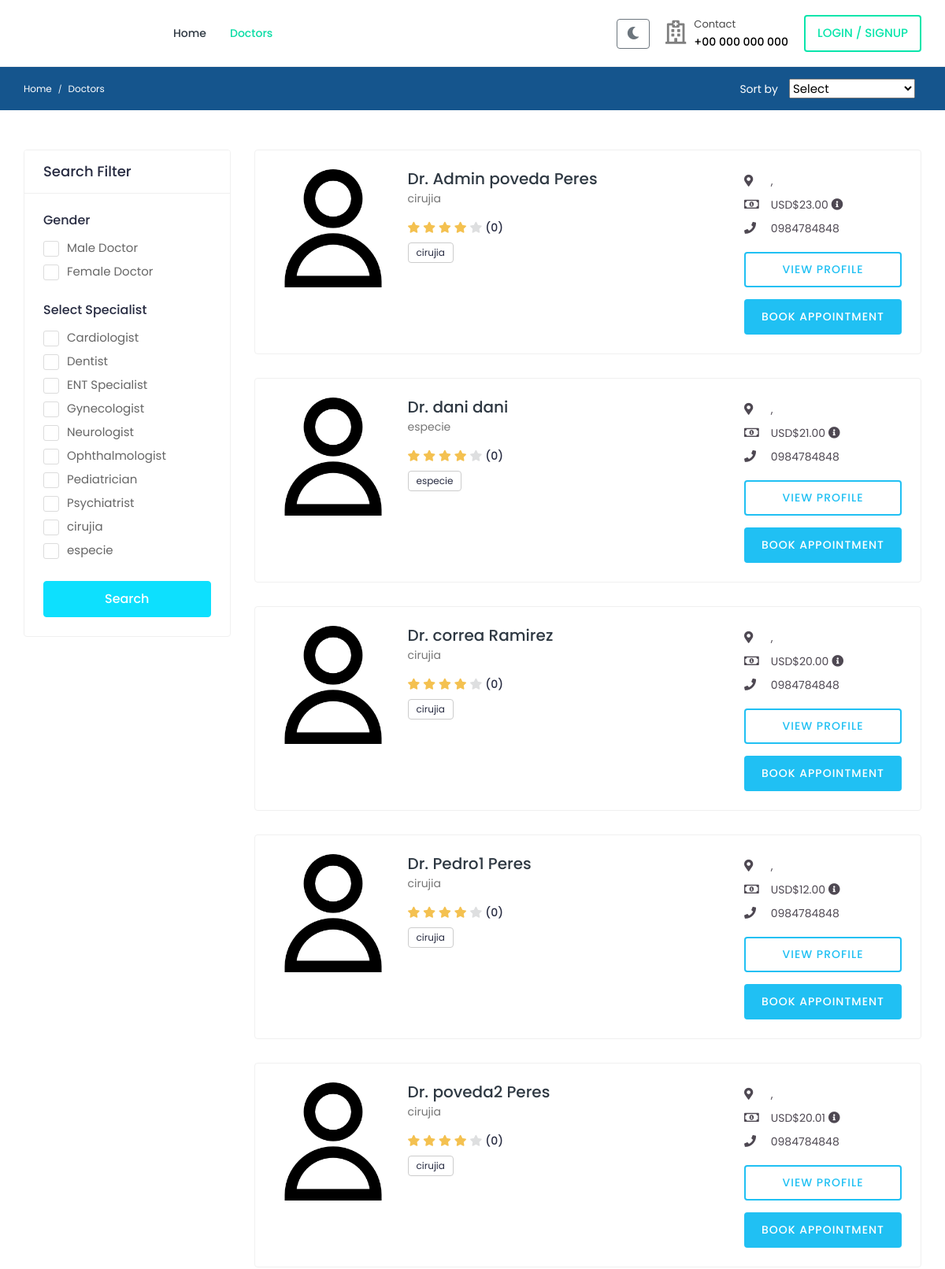
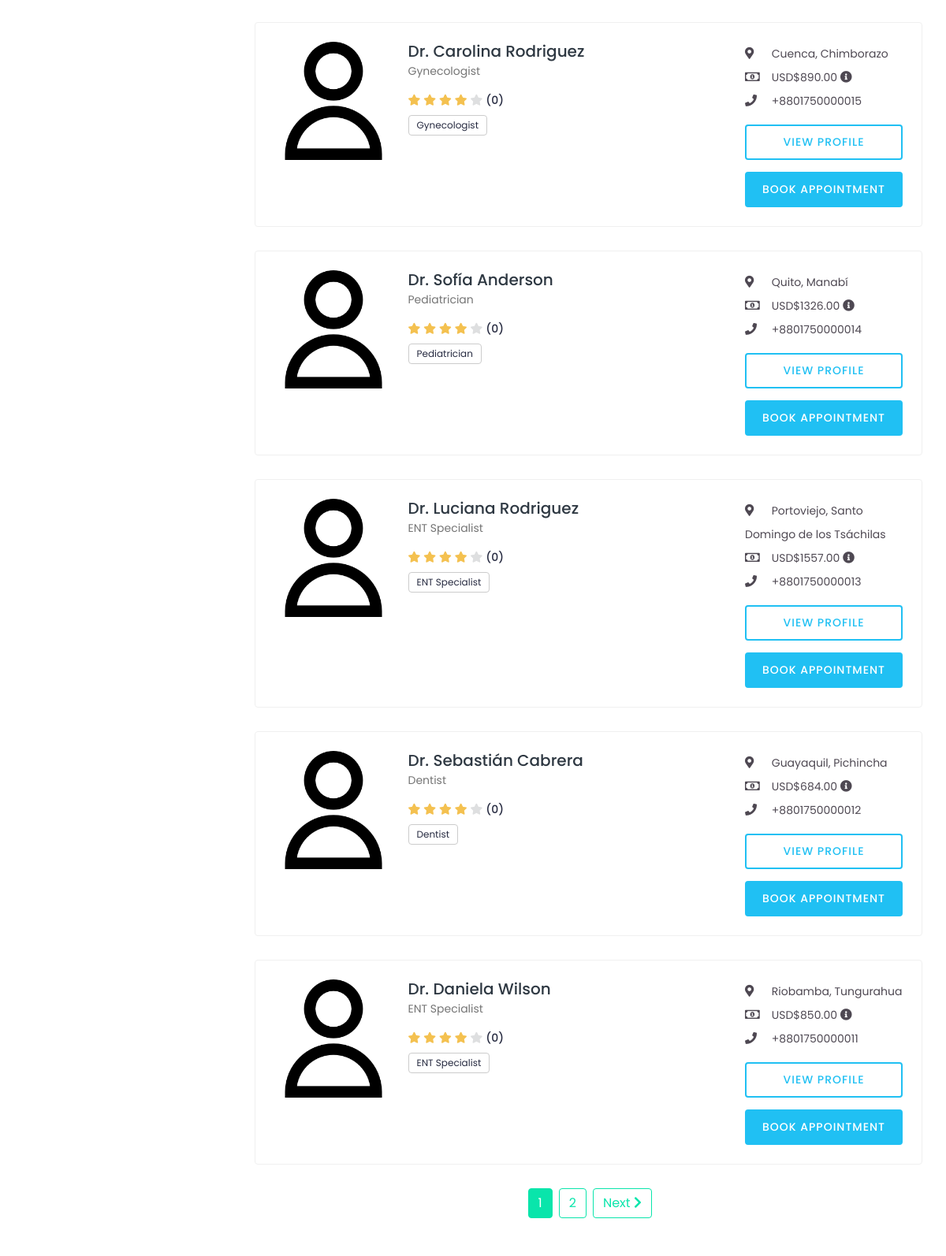
The app's page /doctors/ (upper part) with its own data (2 pictures, top to bottom).
### accounts/models.py (models this page shows, shortened)
class User(AbstractUser):
    class RoleChoices(models.TextChoices):
        DOCTOR = "doctor", "Doctor"
        PATIENT = "patient", "Patient"
    username = models.CharField(max_length=30, unique=True)
    role = models.CharField(
        choices=RoleChoices.choices,
        max_length=20,
        default="patient",
        error_messages={"required": "Role must be provided"},
    )
    email = models.EmailField(
        blank=True,
        error_messages={
            "unique": "A user with that email already exists.",
        },
    )
    first_name = models.CharField(max_length=150, blank=True)
    last_name = models.CharField(max_length=150, blank=True)
    registration_number = models.IntegerField(null=True, blank=True)
    USERNAME_FIELD = "username"
    REQUIRED_FIELDS = []
    objects = CustomUserManager()
    def get_full_name(self):
        full_name = "%s %s" % (self.first_name, self.last_name)
        return full_name.strip() or self.username
    @property
    def rating(self):
        return 4  # Default value

class Profile(models.Model):
    user = models.OneToOneField(User, on_delete=models.CASCADE, related_name="profile")
    avatar = models.ImageField(default="defaults/user.png", upload_to=profile_photo_directory_path)
    image = models.ImageField(upload_to='profiles/', null=True, blank=True)
    bio = models.TextField(blank=True, null=True)
    phone = models.CharField(max_length=20, blank=True, null=True)
    dob = models.DateField(blank=True, null=True)
    about = models.TextField(blank=True, null=True)
    specialization = models.CharField(max_length=255, blank=True, null=True)
    gender = models.CharField(max_length=10,
                              choices=
                              [("male", "Male"),
                               ("female", "Female"),
                               ("other", "Other")],blank=True,)
    address = models.TextField(blank=True, null=True)
    city = models.CharField(max_length=100, blank=True)
    state = models.CharField(max_length=100, blank=True)
    postal_code = models.CharField(max_length=20, blank=True)
    country = models.CharField(max_length=100, blank=True)
    price_per_consultation = models.DecimalField(max_digits=10, decimal_places=2, null=True, blank=True)
    is_available = models.BooleanField(default=True)
    blood_group = models.CharField(max_length=5,
        choices=[
            ("A+", "A+"),
            ("A-", "A-"),
            ("B+", "B+"),
            ("B-", "B-"),
            ("O+", "O+"),
            ("O-", "O-"),
            ("AB+", "AB+"),
            ("AB-", "AB-"),
        ],
        blank=True,
        null=True,
    )
    allergies = models.TextField(blank=True, null=True)
    medical_conditions = models.TextField(blank=True, null=True)
    experience = models.PositiveIntegerField(default=0)
    @property
    def image(self):
        return (
            self.avatar.url
            if self.avatar.storage.exists(self.avatar.name)
            else f"{settings.MEDIA_URL}defaults/user.png"
        )

### doctors/views.py (the view, shortened to what this page needs)
# urls.py: path("", DoctorsListView.as_view(), name="list"),
class DoctorsListView(ListView):
    model = User
    context_object_name = "doctors"
    template_name = "doctors/list.html"
    paginate_by = 10
    def get_queryset(self):
        queryset = self.model.objects.filter(
            role=User.RoleChoices.DOCTOR, is_superuser=False, is_active=True
        ).select_related("profile")
        search_query = self.request.GET.get("q")
        gender = self.request.GET.getlist("gender")
        if gender:
            queryset = queryset.filter(profile__gender__in=gender)
        specializations = self.request.GET.getlist("specialization")
        if specializations:
            queryset = queryset.filter(
                profile__specialization__in=specializations
            )
        sort_by = self.request.GET.get("sort")
        if sort_by:
            if sort_by == "price_low":
                queryset = queryset.order_by("profile__price_per_consultation")
            elif sort_by == "price_high":
                queryset = queryset.order_by(
                    "-profile__price_per_consultation"
                )
            elif sort_by == "rating":
                queryset = queryset.order_by("-rating")
            elif sort_by == "experience":
                queryset = queryset.order_by("-profile__experience")
        else:
            queryset = queryset.order_by("-pk")
        return queryset
    def get_context_data(self, **kwargs):
        context = super().get_context_data(**kwargs)
        context["search_query"] = self.request.GET.get("q")
        specializations = (
            User.objects.filter(role=User.RoleChoices.DOCTOR, is_active=True)
            .exclude(profile__specialization__isnull=True)
            .values_list("profile__specialization", flat=True)
            .distinct()
        )
        context["specializations"] = sorted(
            list(filter(None, specializations))
        )
        return context

### templates/doctors/list.html (shortened to what this page needs)
{% extends 'base.html' %}
{% load static %}
{% block content %}
    <div class="breadcrumb-bar">
        <div class="container-fluid">
            <div class="row align-items-center">
                <div class="col-md-8 col-12">
                    <nav aria-label="breadcrumb" class="page-breadcrumb">
                        <ol class="breadcrumb">
                            <li class="breadcrumb-item"><a href="{% url 'core:home' %}">Home</a></li>
                            <li class="breadcrumb-item active" aria-current="page">Doctors</li>
                        </ol>
                    </nav>
                </div>
                <div class="col-md-4 col-12 d-md-block d-none">
                    <div class="sort-by mr-5">
                        <span class="sort-title">Sort by</span>
                        <span class="sortby-fliter">
                            <select class="select" name="sort" onchange="updateSort(this.value)">
                                <option value="">Select</option>
                            </select>
                        </span>
                    </div>
                </div>
            </div>
        </div>
    </div>
    <div class="content">
        <div class="container-fluid">
            <div class="row">
                <div class="col-md-12 col-lg-4 col-xl-3 theiaStickySidebar">
                    <form method="get" action="{% url 'doctors:list' %}" class="card search-filter">
                        <div class="card-header">
                            <h4 class="card-title mb-0">Search Filter</h4>
                        </div>
                        <div class="card-body">
                            <div class="filter-widget">
                                <h4>Gender</h4>
                                <div>
                                    <label class="custom_check">
                                        <span class="checkmark"></span> Male Doctor
                                    </label>
                                </div>
                                <div>
                                    <label class="custom_check">
                                        <span class="checkmark"></span> Female Doctor
                                    </label>
                                </div>
                            </div>
                            <div class="filter-widget">
                                <h4>Select Specialist</h4>
                                {% for specialization in specializations %}
                                    <div>
                                        <label class="custom_check">
                                            <span class="checkmark"></span> {{ specialization }}
                                        </label>
                                    </div>
                                {% endfor %}
                            </div>
                            <div class="btn-search">
                                <button type="submit" class="btn btn-block">Search</button>
                            </div>
                        </div>
                    </form>
                </div>
                <div class="col-md-12 col-lg-8 col-xl-9">
                    {% if doctors %}
                        {% for doctor in doctors %}
                            <div class="card">
                                <div class="card-body">
                                    <div class="doctor-widget">
                                        <div class="doc-info-left">
                                            <div class="doctor-img">
                                                <a href="{% url 'doctors:doctor-profile' doctor.username %}">
                                                    <img src="{{ doctor.profile.image }}" class="img-fluid" alt="{{ doctor.get_full_name }}">
                                                </a>
                                            </div>
                                            <div class="doc-info-cont">
                                                <h4 class="doc-name">
                                                    <a href="{% url 'doctors:doctor-profile' doctor.username %}">Dr. {{ doctor.get_full_name }}</a>
                                                </h4>
                                                <p class="doc-speciality">{{ doctor.profile.specialization }}</p>
                                                <div class="rating">
                                                    <i class="fas fa-star {% if doctor.rating >= 1 %}filled{% endif %}"></i>
                                                    <i class="fas fa-star {% if doctor.rating >= 2 %}filled{% endif %}"></i>
                                                    <i class="fas fa-star {% if doctor.rating >= 3 %}filled{% endif %}"></i>
                                                    <i class="fas fa-star {% if doctor.rating >= 4 %}filled{% endif %}"></i>
                                                    <i class="fas fa-star {% if doctor.rating >= 5 %}filled{% endif %}"></i>
                                                    <span class="d-inline-block average-rating">({{ doctor.reviews_count|default:0 }})</span>
                                                </div>
                                                <div class="clinic-services">
                                                    <span>{{ doctor.profile.specialization }}</span>
                                                </div>
                                            </div>
                                        </div>
                                        <div class="doc-info-right">
                                            <div class="clini-infos">
                                                <ul>
                                                    <li><i class="fas fa-map-marker-alt"></i> {{ doctor.profile.city }}, {{ doctor.profile.state }}</li>
                                                    <li><i class="far fa-money-bill-alt"></i> USD${{ doctor.profile.price_per_consultation }} <i class="fas fa-info-circle" data-toggle="tooltip" title="Consultation Fee"></i></li>
                                                    <li><i class="fas fa-phone"></i> {{ doctor.profile.phone }}</li>
                                                </ul>
                                            </div>
                                            <div class="clinic-booking">
                                                <a class="view-pro-btn" href="{% url 'doctors:doctor-profile' doctor.username %}">View Profile</a>
                                                <a class="apt-btn" href="{% url 'bookings:doctor-booking-view' doctor.username %}">Book Appointment</a>
                                            </div>
                                        </div>
                                    </div>
                                </div>
                            </div>
                        {% endfor %}
                        {% if is_paginated %}
                        <div class="row">
                            <div class="col-md-12">
                                <div class="pagination justify-content-center">
                                    {% for num in page_obj.paginator.page_range %}
                                        {% if page_obj.number == num %}
                                            <a href="#" class="btn btn-primary mx-1">{{ num }}</a>
                                        {% elif num > page_obj.number|add:'-3' and num < page_obj.number|add:'3' %}
                                            <a href="?{% if request.GET.q %}q={{ request.GET.q }}&{% endif %}{% if request.GET.sort %}sort={{ request.GET.sort }}&{% endif %}page={{ num }}" class="btn btn-outline-primary mx-1">{{ num }}</a>
                                        {% endif %}
                                    {% endfor %}
                                    {% if page_obj.has_next %}
                                        <a href="?page={{ page_obj.next_page_number }}" class="btn btn-outline-primary next-arrow ml-1">
                                            Next <i class="fas fa-chevron-right"></i>
                                        </a>
                                    {% endif %}
                                </div>
                            </div>
                        </div>
                        {% endif %}
                    {% else %}
                        <div class="text-center">
                            <p>No doctors found matching your criteria.</p>
                        </div>
                    {% endif %}
                </div>
            </div>
        </div>
    </div>
{% endblock %}

### records on screen
User: profile.image (placeholder picture), get_full_name "Admin poveda Peres", profile.specialization "cirujia", reviews_count "0", profile.price_per_consultation "23.00", profile.phone "0984784848"
User: profile.image (placeholder picture), get_full_name "dani dani", profile.specialization "especie", reviews_count "0", profile.price_per_consultation "21.00", profile.phone "0984784848"
User: profile.image (placeholder picture), get_full_name "correa Ramirez", profile.specialization "cirujia", reviews_count "0", profile.price_per_consultation "20.00", profile.phone "0984784848"
User: profile.image (placeholder picture), get_full_name "Pedro1 Peres", profile.specialization "cirujia", reviews_count "0", profile.price_per_consultation "12.00", profile.phone "0984784848"
User: profile.image (placeholder picture), get_full_name "poveda2 Peres", profile.specialization "cirujia", reviews_count "0", profile.price_per_consultation "20.01", profile.phone "0984784848"
User: profile.image (placeholder picture), get_full_name "Carolina Rodriguez", profile.specialization "Gynecologist", reviews_count "0", profile.city "Cuenca", profile.state "Chimborazo", profile.price_per_consultation "890.00", profile.phone "+8801750000015"
User: profile.image (placeholder picture), get_full_name "Sofía Anderson", profile.specialization "Pediatrician", reviews_count "0", profile.city "Quito", profile.state "Manabí", profile.price_per_consultation "1326.00", profile.phone "+8801750000014"
User: profile.image (placeholder picture), get_full_name "Luciana Rodriguez", profile.specialization "ENT Specialist", reviews_count "0", profile.city "Portoviejo", profile.state "Santo Domingo de los Tsáchilas", profile.price_per_consultation "1557.00", profile.phone "+8801750000013"
User: profile.image (placeholder picture), get_full_name "Sebastián Cabrera", profile.specialization "Dentist", reviews_count "0", profile.city "Guayaquil", profile.state "Pichincha", profile.price_per_consultation "684.00", profile.phone "+8801750000012"
User: profile.image (placeholder picture), get_full_name "Daniela Wilson", profile.specialization "ENT Specialist", reviews_count "0", profile.city "Riobamba", profile.state "Tungurahua", profile.price_per_consultation "850.00", profile.phone "+8801750000011"

### other values on screen
{{ specialization }} "Cardiologist" "Dentist" "ENT Specialist" "Gynecologist" "Neurologist" "Ophthalmologist" "Pediatrician" "Psychiatrist" "cirujia" "especie"
{{ num }} "1"
{{ num }} "2"
